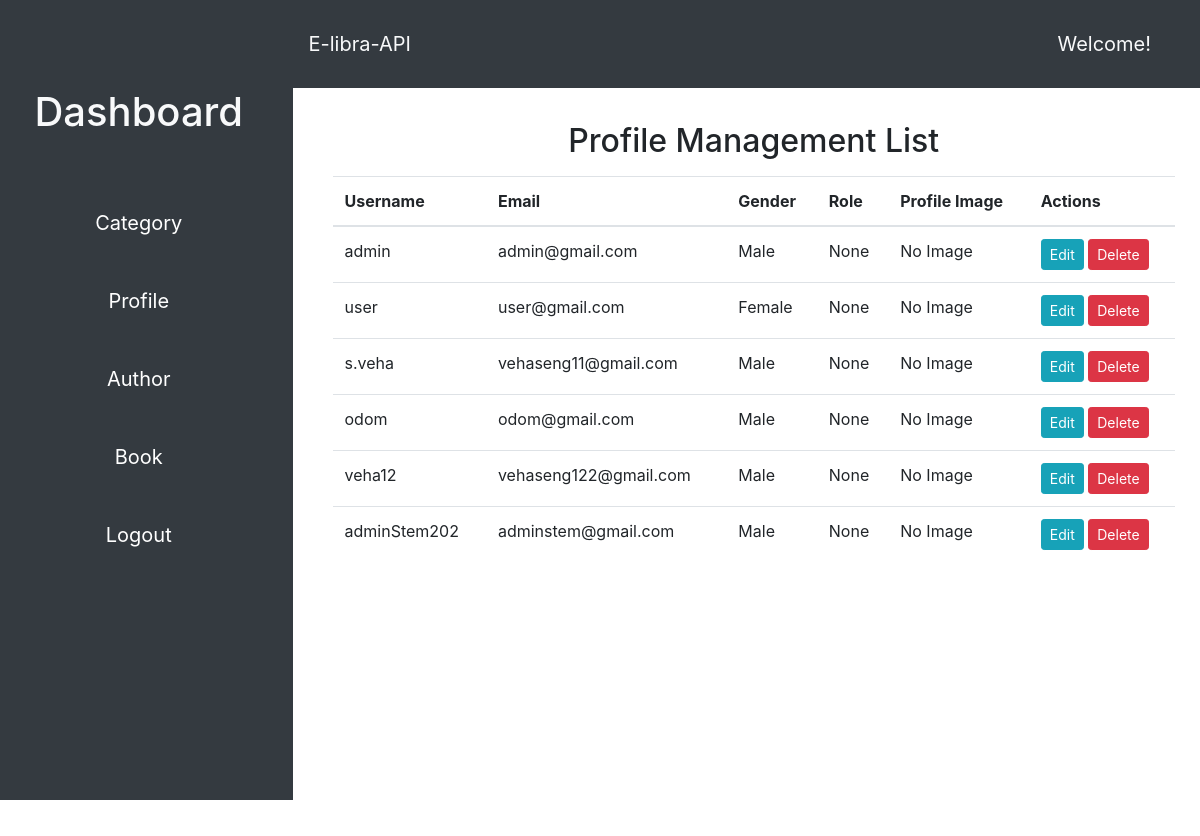
Screenshot of /profile (signed in) with the database file from the repository.
### app/models/__init__.py (models this page shows)
class Profile(db.Model):
    id = db.Column(db.Integer, primary_key=True)
    username = db.Column(db.String(50), nullable=False, unique=True)
    email = db.Column(db.String(120), nullable=False, unique=True)
    password_hash = db.Column(db.String, nullable=False)
    gender = db.Column(db.String(10))
    role = db.Column(db.String)
    profile_image = db.Column(db.String(255),nullable=True)
    user_id = db.Column(db.Integer, db.ForeignKey('user.id'))
    user = db.relationship('User', back_populates='profile')

### app/views/main.py (the view, shortened to what this page needs)
@main.route('/profile', methods=['GET', 'POST'])
@login_required
def profile():
    form = ProfileForm()
    profiles = Profile.query.all()
    return render_template('profile.html', form=form, profiles=profiles)

### app/views/auth/auth.py (called while the page is built)
@login_manager.user_loader
def load_user(username):
    return User.query.get(username)

### app/templates/profile.html (shortened to what this page needs)
{% extends "base.html" %} {% block title %}Profile{% endblock %} {% block content %}
<div class="container">
  <h2 class="text-center mt-4 mb-3">Profile Management List</h2>
  <div class="row">
    <div class="col-md-12">
      <table class="table">
        <thead>
          <tr>
            <th>Username</th>
            <th>Email</th>
            <th>Gender</th>
            <th>Role</th>
            <th>Profile Image</th>
            <th>Actions</th>
          </tr>
        </thead>
        <tbody>
          {% for profile in profiles %}
          <tr>
            <td>{{ profile.username }}</td>
            <td>{{ profile.email }}</td>
            <td>{{ profile.gender }}</td>
            <td>{{ profile.role }}</td>
            <td>
              {% if profile.profile_image %}
              <img src="{{ profile.profile_image }}" alt="Profile Image" class="img-thumbnail" width="100" />
              {% else %} No Image {% endif %}
            </td>
            <td>
              <button
                type="button"
                class="btn btn-sm btn-info edit-profile"
                data-toggle="modal"
                data-target="#editProfileModal"
                data-id="{{ profile.id }}"
                data-username="{{ profile.username }}"
                data-email="{{ profile.email }}"
                data-gender="{{ profile.gender }}"
                data-role="{{ profile.role }}"
              >
                Edit
              </button>
              <form
                method="post"
                action="{{ url_for('main.delete_profile', id=profile.id) }}"
                style="display: inline"
              >
                <button type="submit" class="btn btn-sm btn-danger">Delete</button>
              </form>
            </td>
          </tr>
          {% endfor %}
        </tbody>
      </table>
    </div>
  </div>
</div>
</div>
{% endblock %}

### app/templates/base.html (shortened to what this page needs)
<!DOCTYPE html>
<html lang="en">
  <head>
    <link href="https://stackpath.bootstrapcdn.com/bootstrap/4.3.1/css/bootstrap.min.css" rel="stylesheet" />
    <link rel="stylesheet" href="{{ url_for('static', filename='style.css') }}" />
  </head>
  <body>
    <div class="container-fluid">
      <div class="row">
        <aside class="col-md-3 col-lg-3 sidebar bg-dark">
          <div class="sidebar-sticky">
            <ul class="nav flex-column">
              {% if current_user.is_authenticated %}
              <h1 class="text-light my-5 text-center">Dashboard</h1>
              <li class="nav-item my-3 text-center">
                <a href="{{ url_for('main.category') }}" class="nav-link">Category</a>
              </li>
              <li class="nav-item my-3 text-center">
                <a href="{{ url_for('main.profile') }}" class="nav-link">Profile</a>
              </li>
              <li class="nav-item my-3 text-center">
                <a href="{{ url_for('main.author') }}" class="nav-link">Author</a>
              </li>
              <li class="nav-item my-3 text-center">
                <a href="{{ url_for('main.book') }}" class="nav-link">Book</a>
              </li>
              <li class="nav-item my-3 text-center">
                <a href="{{ url_for('auth.logout') }}" class="nav-link">Logout</a>
              </li>
              {% endif %}
            </ul>
          </div>
        </aside>
        <div class="w-auto col-lg-9 col-md-9">
          <section class="hero">
            <div class="hero-head">
              <nav class="navbar navbar-expand-lg d-flex navbar-light py-4 bg-dark justify-content-between">
                <a href="{{ url_for('main.index') }}" class="navbar-brand text-light text-center"
                  >E-libra-API</a
                >
                <span class="d-flex navbar-brand text-light text-center mr-5">Welcome! {{username}}</span>
              </nav>
            </div>
            <div class="hero-body">
              <div class="container has-text-centered">{% block content %}{% endblock %}</div>
            </div>
        </div>
      </div>
  </body>
</html>

### app/static/style.css (style rules this page uses)
.hero-body { padding: 10px; width: 100%; height: 90vh; background-color: #ffffff; }
.sidebar { width: 20%; }
.navbar { width: auto; margin-bottom: 5px; }
.nav-item { width: 100%; align-items: center; }
.row { height: 100vh; }
.sidebar-sticky { margin-top: 20px; font-size: 20px; }
.col-lg-9 { padding: 0; }
.container-fluid { height: 100vh; width: 100%; }
.hero { display: flex; flex-direction: column; justify-content: center; align-items: center; height: 100%; width: auto; }
.hero-head { width: 100%; }
.hero-body { flex-grow: 1; }

### app/templates/base.html (style rules this page uses)
html, body { height: 100%; }
.container-fluid { height: 100%; padding-right: 0; padding-left: 0; }
.sidebar { height: 100%; background-color: #343a40; padding: 20px; }
.sidebar-sticky { position: sticky; top: 0; padding-bottom: 20px; }
.nav-link { color: #fff; }
.navbar { margin-bottom: 0; }

### rows the page displays
Profile: username "admin", email "admin@gmail.com", gender "Male", role "None", shows "No Image"
Profile: username "user", email "user@gmail.com", gender "Female", role "None", shows "No Image"
Profile: username "s.veha", email "vehaseng11@gmail.com", gender "Male", role "None", shows "No Image"
Profile: username "odom", email "odom@gmail.com", gender "Male", role "None", shows "No Image"
Profile: username "veha12", email "vehaseng122@gmail.com", gender "Male", role "None", shows "No Image"
Profile: username "adminStem202", email "adminstem@gmail.com", gender "Male", role "None", shows "No Image"
